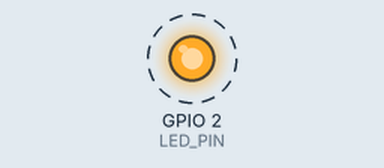
This sketch was run on a simulated ESP32. On the bench: output pins drawn as LEDs (lit = HIGH). Dashed ring = blinking. A WiFi scan finds three made-up networks; what the sketch prints to the serial monitor is not drawn.

Above: at 3.8 s.
Timing chart, 0 to 8.0 s (numbered marks = the images above):
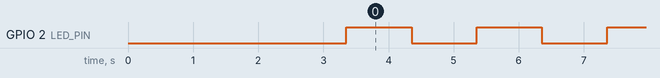

Measured:
- by itself, GPIO 2 (LED_PIN): alternates HIGH for 1.0 s and LOW for 1.0 s

The sketch:

esp32_health_check.ino
```cpp
// ESP32 health check sketch
// Prints chip and flash info, scans Wi-Fi networks, and blinks LED.

#include <WiFi.h>

const int LED_PIN = 2;
unsigned long lastBlink = 0;
bool ledState = false;

void printChipInfo() {
  Serial.println("=== CHIP INFO ===");
  Serial.printf("Model: %s\n", ESP.getChipModel());
  Serial.printf("Revision: %d\n", ESP.getChipRevision());
  Serial.printf("Cores: %d\n", ESP.getChipCores());
  Serial.printf("CPU Frequency: %d MHz\n", ESP.getCpuFreqMHz());
  Serial.printf("SDK Version: %s\n", ESP.getSdkVersion());
  Serial.println();
}

void printMemoryInfo() {
  Serial.println("=== MEMORY INFO ===");
  Serial.printf("Flash Size: %u bytes\n", ESP.getFlashChipSize());
  Serial.printf("Sketch Size: %u bytes\n", ESP.getSketchSize());
  Serial.printf("Free Sketch Space: %u bytes\n", ESP.getFreeSketchSpace());
  Serial.printf("Heap Size: %u bytes\n", ESP.getHeapSize());
  Serial.printf("Free Heap: %u bytes\n", ESP.getFreeHeap());
  Serial.println();
}

void scanWifi() {
  Serial.println("=== WIFI SCAN ===");
  WiFi.mode(WIFI_STA);
  WiFi.disconnect(true);
  delay(100);

  int networks = WiFi.scanNetworks();
  if (networks == 0) {
    Serial.println("No networks found.");
  } else {
    Serial.printf("Found %d network(s):\n", networks);
    for (int i = 0; i < networks; i++) {
      Serial.printf("%2d) %-32s RSSI: %4d dBm  CH: %2d  %s\n",
                    i + 1,
                    WiFi.SSID(i).c_str(),
                    WiFi.RSSI(i),
                    WiFi.channel(i),
                    (WiFi.encryptionType(i) == WIFI_AUTH_OPEN) ? "OPEN" : "SECURED");
      delay(10);
    }
  }
  WiFi.scanDelete();
  Serial.println();
}

void setup() {
  pinMode(LED_PIN, OUTPUT);
  Serial.begin(115200);
  delay(1200);

  Serial.println();
  Serial.println("ESP32 Health Check Starting...");
  Serial.println();

  printChipInfo();
  printMemoryInfo();
  scanWifi();

  Serial.println("Health check complete. LED heartbeat running.");
}

void loop() {
  if (millis() - lastBlink >= 1000) {
    lastBlink = millis();
    ledState = !ledState;
    digitalWrite(LED_PIN, ledState ? HIGH : LOW);

    Serial.printf("Heartbeat | Uptime: %lu sec | Free Heap: %u bytes\n",
                  millis() / 1000,
                  ESP.getFreeHeap());
  }
}
```
